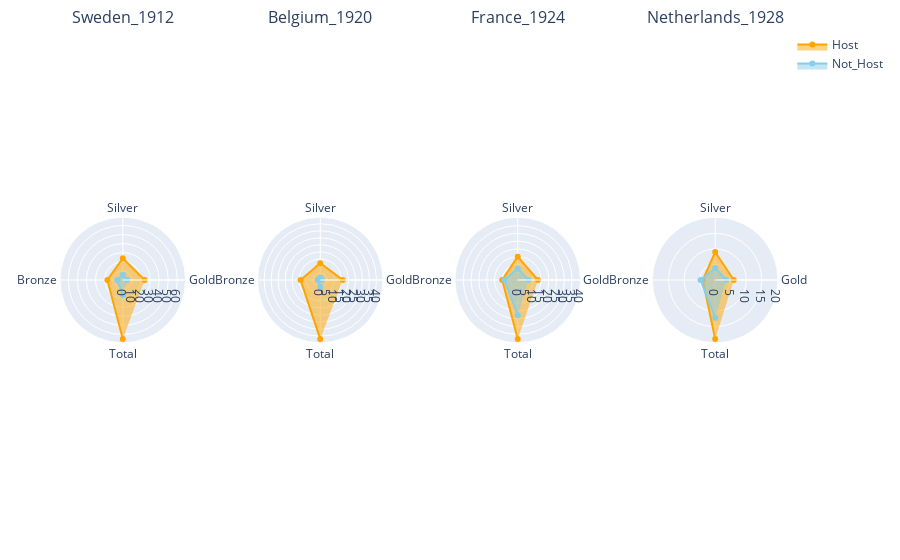

The cell this chart's notebook holds for it:
### Code cell
fig = make_subplots(rows=1, cols=4, specs=[a], horizontal_spacing = 0.1, subplot_titles=("Sweden_1912", "Belgium_1920", "France_1924", "Netherlands_1928"))

categories = ['Gold','Silver','Bronze','Total']

for i in range(4):
    if i<3:
        fig.add_trace(go.Scatterpolar(
              r=df5_plot.iloc[i+4, 2:6],
              theta=categories,
              fill='toself',
              name='Host',
              line=dict(color='orange'),
              showlegend = False
        ), row=1, col=i+1)

        fig.add_trace(go.Scatterpolar(
              r=df5_plot.iloc[i+4, 6:10],
              theta=categories,
              fill='toself',
              name='Not_Host', 
              line=dict(color='skyblue'),
              showlegend = False
        ), row=1, col=i+1)
    else:
        fig.add_trace(go.Scatterpolar(
              r=df5_plot.iloc[i+4, 2:6],
              theta=categories,
              fill='toself',
              name='Host',
              line=dict(color='orange'),
        ), row=1, col=i+1)

        fig.add_trace(go.Scatterpolar(
              r=df5_plot.iloc[i+4, 6:10],
              theta=categories,
              fill='toself',
              name='Not_Host', 
              line=dict(color='skyblue'),
        ), row=1, col=i+1)
        
        fig.update_layout(margin=dict(t=30, b=30, l=60, r=60))
fig.show()

### Figure 1 — Plotly figure (JSON) as saved in the notebook; plotly's stock layout.template omitted (floating-point values rounded to 4 significant figures)
{"data": [{"fill": "toself", "line": {"color": "orange"}, "name": "Host", "r": [24, 24, 17, 65], "showlegend": false, "subplot": "polar", "theta": ["Gold", "Silver", "Bronze", "Total"], "type": "scatterpolar"}, {"fill": "toself", "line": {"color": "skyblue"}, "name": "Not_Host", "r": [4.769, 5.846, 6.231, 16.85], "showlegend": false, "subplot": "polar", "theta": ["Gold", "Silver", "Bronze", "Total"], "type": "scatterpolar"}, {"fill": "toself", "line": {"color": "orange"}, "name": "Host", "r": [16, 12, 14, 42], "showlegend": false, "subplot": "polar2", "theta": ["Gold", "Silver", "Bronze", "Total"], "type": "scatterpolar"}, {"fill": "toself", "line": {"color": "skyblue"}, "name": "Not_Host", "r": [1.2, 1.8, 1.84, 4.84], "showlegend": false, "subplot": "polar2", "theta": ["Gold", "Silver", "Bronze", "Total"], "type": "scatterpolar"}, {"fill": "toself", "line": {"color": "orange"}, "name": "Host", "r": [13, 15, 10, 38], "showlegend": false, "subplot": "polar3", "theta": ["Gold", "Silver", "Bronze", "Total"], "type": "scatterpolar"}, {"fill": "toself", "line": {"color": "skyblue"}, "name": "Not_Host", "r": [6.778, 7.37, 8.519, 22.67], "showlegend": false, "subplot": "polar3", "theta": ["Gold", "Silver", "Bronze", "Total"], "type": "scatterpolar"}, {"fill": "toself", "line": {"color": "orange"}, "name": "Host", "r": [6, 9, 4, 19], "subplot": "polar4", "theta": ["Gold", "Silver", "Bronze", "Total"], "type": "scatterpolar"}, {"fill": "toself", "line": {"color": "skyblue"}, "name": "Not_Host", "r": [3.56, 3.84, 4.72, 12.12], "subplot": "polar4", "theta": ["Gold", "Silver", "Bronze", "Total"], "type": "scatterpolar"}], "layout": {"annotations": [{"font": {"size": 16}, "showarrow": false, "text": "Sweden_1912", "x": 0.0875, "xanchor": "center", "xref": "paper", "y": 1, "yanchor": "bottom", "yref": "paper"}, {"font": {"size": 16}, "showarrow": false, "text": "Belgium_1920", "x": 0.3625, "xanchor": "center", "xref": "paper", "y": 1, "yanchor": "bottom", "yref": "paper"}, {"font": {"size": 16}, "showarrow": false, "text": "France_1924", "x": 0.6375, "xanchor": "center", "xref": "paper", "y": 1, "yanchor": "bottom", "yref": "paper"}, {"font": {"size": 16}, "showarrow": false, "text": "Netherlands_1928", "x": 0.9125, "xanchor": "center", "xref": "paper", "y": 1, "yanchor": "bottom", "yref": "paper"}], "margin": {"b": 30, "l": 60, "r": 60, "t": 30}, "polar": {"domain": {"x": [0, 0.175], "y": [0, 1]}}, "polar2": {"domain": {"x": [0.275, 0.45], "y": [0, 1]}}, "polar3": {"domain": {"x": [0.55, 0.725], "y": [0, 1]}}, "polar4": {"domain": {"x": [0.825, 1], "y": [0, 1]}}}}
